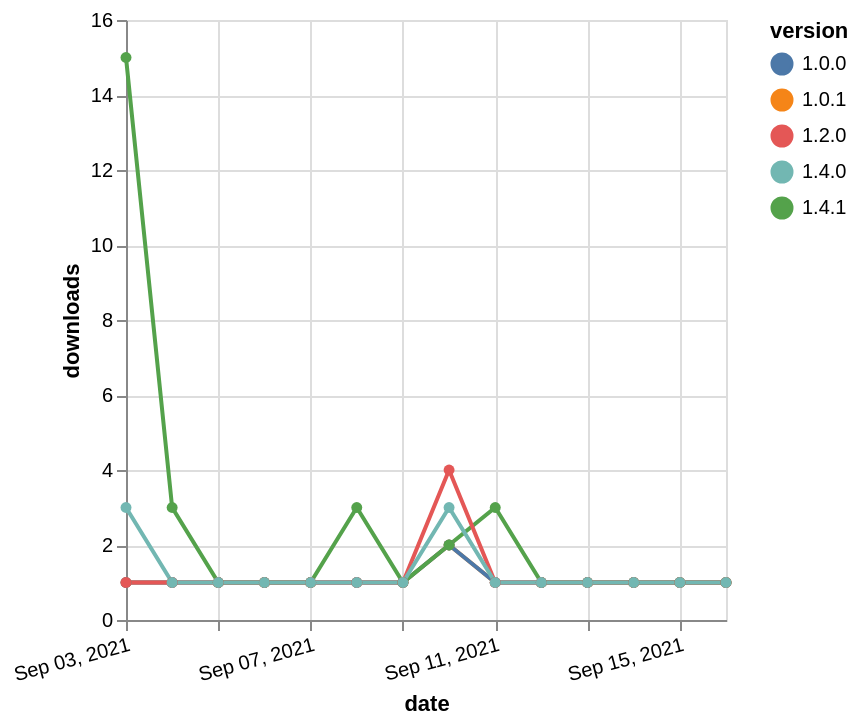

Here is the Vega-Lite specification saved for this chart:
### Vega-Lite specification from a JSON file in a GitHub repository (floating-point values rounded to 4 significant figures)
{"$schema": "https://vega.github.io/schema/vega-lite/v5.json", "description": "A simple bar chart with embedded data.", "data": {"values": [{"date": "2021-09-03", "total": 264, "delta": 1, "version": "1.0.1"}, {"date": "2021-09-04", "total": 265, "delta": 1, "version": "1.0.1"}, {"date": "2021-09-05", "total": 266, "delta": 1, "version": "1.0.1"}, {"date": "2021-09-06", "total": 267, "delta": 1, "version": "1.0.1"}, {"date": "2021-09-07", "total": 268, "delta": 1, "version": "1.0.1"}, {"date": "2021-09-08", "total": 269, "delta": 1, "version": "1.0.1"}, {"date": "2021-09-09", "total": 270, "delta": 1, "version": "1.0.1"}, {"date": "2021-09-10", "total": 272, "delta": 2, "version": "1.0.1"}, {"date": "2021-09-11", "total": 273, "delta": 1, "version": "1.0.1"}, {"date": "2021-09-12", "total": 274, "delta": 1, "version": "1.0.1"}, {"date": "2021-09-13", "total": 275, "delta": 1, "version": "1.0.1"}, {"date": "2021-09-14", "total": 276, "delta": 1, "version": "1.0.1"}, {"date": "2021-09-15", "total": 277, "delta": 1, "version": "1.0.1"}, {"date": "2021-09-16", "total": 278, "delta": 1, "version": "1.0.1"}, {"date": "2021-09-03", "total": 172, "delta": 1, "version": "1.0.0"}, {"date": "2021-09-04", "total": 173, "delta": 1, "version": "1.0.0"}, {"date": "2021-09-05", "total": 174, "delta": 1, "version": "1.0.0"}, {"date": "2021-09-06", "total": 175, "delta": 1, "version": "1.0.0"}, {"date": "2021-09-07", "total": 176, "delta": 1, "version": "1.0.0"}, {"date": "2021-09-08", "total": 177, "delta": 1, "version": "1.0.0"}, {"date": "2021-09-09", "total": 178, "delta": 1, "version": "1.0.0"}, {"date": "2021-09-10", "total": 180, "delta": 2, "version": "1.0.0"}, {"date": "2021-09-11", "total": 181, "delta": 1, "version": "1.0.0"}, {"date": "2021-09-12", "total": 182, "delta": 1, "version": "1.0.0"}, {"date": "2021-09-13", "total": 183, "delta": 1, "version": "1.0.0"}, {"date": "2021-09-14", "total": 184, "delta": 1, "version": "1.0.0"}, {"date": "2021-09-15", "total": 185, "delta": 1, "version": "1.0.0"}, {"date": "2021-09-16", "total": 186, "delta": 1, "version": "1.0.0"}, {"date": "2021-09-03", "total": 178, "delta": 15, "version": "1.4.1"}, {"date": "2021-09-04", "total": 181, "delta": 3, "version": "1.4.1"}, {"date": "2021-09-05", "total": 182, "delta": 1, "version": "1.4.1"}, {"date": "2021-09-06", "total": 183, "delta": 1, "version": "1.4.1"}, {"date": "2021-09-07", "total": 184, "delta": 1, "version": "1.4.1"}, {"date": "2021-09-08", "total": 187, "delta": 3, "version": "1.4.1"}, {"date": "2021-09-09", "total": 188, "delta": 1, "version": "1.4.1"}, {"date": "2021-09-10", "total": 190, "delta": 2, "version": "1.4.1"}, {"date": "2021-09-11", "total": 193, "delta": 3, "version": "1.4.1"}, {"date": "2021-09-12", "total": 194, "delta": 1, "version": "1.4.1"}, {"date": "2021-09-13", "total": 195, "delta": 1, "version": "1.4.1"}, {"date": "2021-09-14", "total": 196, "delta": 1, "version": "1.4.1"}, {"date": "2021-09-15", "total": 197, "delta": 1, "version": "1.4.1"}, {"date": "2021-09-16", "total": 198, "delta": 1, "version": "1.4.1"}, {"date": "2021-09-03", "total": 272, "delta": 1, "version": "1.2.0"}, {"date": "2021-09-04", "total": 273, "delta": 1, "version": "1.2.0"}, {"date": "2021-09-05", "total": 274, "delta": 1, "version": "1.2.0"}, {"date": "2021-09-06", "total": 275, "delta": 1, "version": "1.2.0"}, {"date": "2021-09-07", "total": 276, "delta": 1, "version": "1.2.0"}, {"date": "2021-09-08", "total": 277, "delta": 1, "version": "1.2.0"}, {"date": "2021-09-09", "total": 278, "delta": 1, "version": "1.2.0"}, {"date": "2021-09-10", "total": 282, "delta": 4, "version": "1.2.0"}, {"date": "2021-09-11", "total": 283, "delta": 1, "version": "1.2.0"}, {"date": "2021-09-12", "total": 284, "delta": 1, "version": "1.2.0"}, {"date": "2021-09-13", "total": 285, "delta": 1, "version": "1.2.0"}, {"date": "2021-09-14", "total": 286, "delta": 1, "version": "1.2.0"}, {"date": "2021-09-15", "total": 287, "delta": 1, "version": "1.2.0"}, {"date": "2021-09-16", "total": 288, "delta": 1, "version": "1.2.0"}, {"date": "2021-09-03", "total": 197, "delta": 3, "version": "1.4.0"}, {"date": "2021-09-04", "total": 198, "delta": 1, "version": "1.4.0"}, {"date": "2021-09-05", "total": 199, "delta": 1, "version": "1.4.0"}, {"date": "2021-09-06", "total": 200, "delta": 1, "version": "1.4.0"}, {"date": "2021-09-07", "total": 201, "delta": 1, "version": "1.4.0"}, {"date": "2021-09-08", "total": 202, "delta": 1, "version": "1.4.0"}, {"date": "2021-09-09", "total": 203, "delta": 1, "version": "1.4.0"}, {"date": "2021-09-10", "total": 206, "delta": 3, "version": "1.4.0"}, {"date": "2021-09-11", "total": 207, "delta": 1, "version": "1.4.0"}, {"date": "2021-09-12", "total": 208, "delta": 1, "version": "1.4.0"}, {"date": "2021-09-13", "total": 209, "delta": 1, "version": "1.4.0"}, {"date": "2021-09-14", "total": 210, "delta": 1, "version": "1.4.0"}, {"date": "2021-09-15", "total": 211, "delta": 1, "version": "1.4.0"}, {"date": "2021-09-16", "total": 212, "delta": 1, "version": "1.4.0"}]}, "width": "container", "mark": {"type": "line", "point": {"filled": true}}, "encoding": {"x": {"field": "date", "type": "temporal", "timeUnit": "yearmonthdate", "title": "date", "axis": {"labelAngle": -15}}, "y": {"field": "delta", "type": "quantitative", "title": "downloads"}, "color": {"field": "version", "type": "nominal"}, "tooltip": {"field": "delta"}}}
